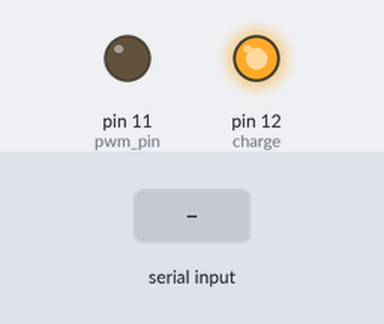
Simulated run of this sketch. Board: Arduino Uno, built with avr-gcc and run on an emulated ATmega328P. On the bench: output pins drawn as LEDs (lit = HIGH). The test bench sets the inputs (shaded band).

Above: at 1.2 s.
1.3 s: "F90\n" received over Serial
At 2.5 s:
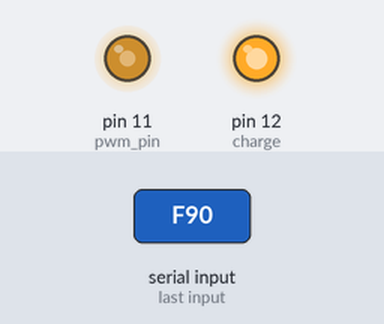
2.8 s: "F,45\n" received over Serial
At 3.6 s:
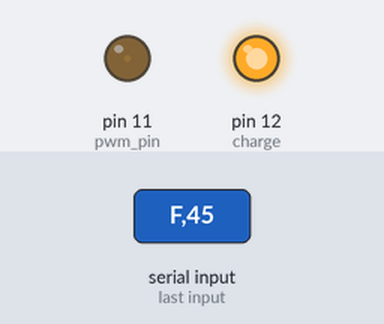
Timing chart, 0 to 5.8 s (numbered marks = the images above; inputs shaded):
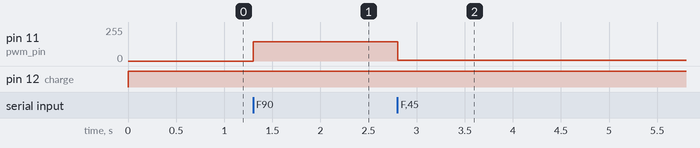

Measured:
- after the input at 1.3 s, pin 11 (pwm_pin): 0/255 → 144/255 at once
- after the input at 2.8 s, pin 11 (pwm_pin): 144/255 → 4/255 at once

The sketch:

fan.ino
```cpp
#include<stdio.h>
#define pwm_pin 11 //blue
#define sense_pin 10 //green
int charge=12;
byte noUse, prefix;

void setup(){
  Serial.begin(9600);
  pinMode(pwm_pin,OUTPUT);
  pinMode(charge, OUTPUT);
}

void loop(){

  int n,c1,c2,i;
digitalWrite(charge,HIGH);
     if(Serial.available())
     {
       prefix = Serial.read();

       if(prefix=='E')
       {
         while(Serial.available()<6){}
         for(i=0;i<6;i++)
         {

           noUse = Serial.read();
         }
       }
       else if(prefix=='F')
       {
          while(Serial.available()<2){}
          c1=Serial.read();
          c2=Serial.read();

          c1=convert(c1);
          c2=convert(c2);
          n=c1*16+c2;


          analogWrite(pwm_pin,n);
       }//end else if
     }//end if
}//end loop

int convert(int n){

    if(n<58&&n>47)
      return n-48;
    else if(n<71&&n>64)
      return n-55;
    else if(n<103&&n>96)
      return n-87;
    else return 0;
}
```
